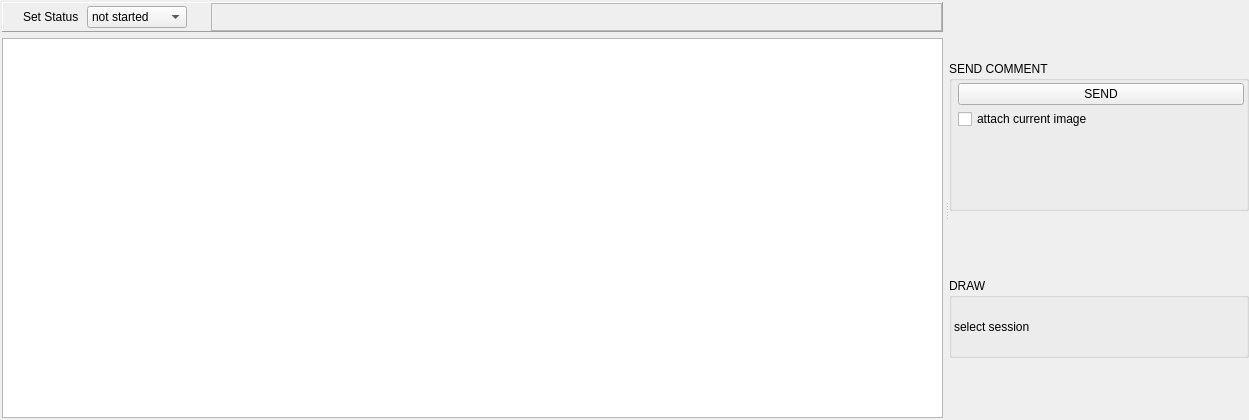
<?xml version="1.0" encoding="UTF-8"?>
<ui version="4.0">
 <class>Form</class>
 <widget class="QWidget" name="Form">
  <property name="geometry">
   <rect>
    <x>0</x>
    <y>0</y>
    <width>1249</width>
    <height>420</height>
   </rect>
  </property>
  <property name="windowTitle">
   <string>Form</string>
  </property>
  <layout class="QVBoxLayout" name="verticalLayout">
   <property name="spacing">
    <number>0</number>
   </property>
   <property name="margin">
    <number>0</number>
   </property>
   <item>
    <widget class="QSplitter" name="splitter">
     <property name="orientation">
      <enum>Qt::Horizontal</enum>
     </property>
     <widget class="QWidget" name="widget" native="true">
      <layout class="QVBoxLayout" name="verticalLayout_3">
       <property name="margin">
        <number>2</number>
       </property>
       <item>
        <widget class="QFrame" name="frame">
         <property name="maximumSize">
          <size>
           <width>16777215</width>
           <height>30</height>
          </size>
         </property>
         <property name="frameShape">
          <enum>QFrame::Panel</enum>
         </property>
         <property name="frameShadow">
          <enum>QFrame::Raised</enum>
         </property>
         <property name="lineWidth">
          <number>1</number>
         </property>
         <property name="midLineWidth">
          <number>1</number>
         </property>
         <layout class="QGridLayout" name="gridLayout">
          <property name="horizontalSpacing">
           <number>4</number>
          </property>
          <property name="verticalSpacing">
           <number>0</number>
          </property>
          <property name="margin">
           <number>0</number>
          </property>
          <item row="1" column="0">
           <spacer name="verticalSpacer">
            <property name="orientation">
             <enum>Qt::Vertical</enum>
            </property>
            <property name="sizeType">
             <enum>QSizePolicy::Maximum</enum>
            </property>
            <property name="sizeHint" stdset="0">
             <size>
              <width>20</width>
              <height>40</height>
             </size>
            </property>
           </spacer>
          </item>
          <item row="1" column="1">
           <widget class="QLabel" name="label_4">
            <property name="maximumSize">
             <size>
              <width>60</width>
              <height>16777215</height>
             </size>
            </property>
            <property name="text">
             <string>Set Status</string>
            </property>
           </widget>
          </item>
          <item row="1" column="2">
           <widget class="QComboBox" name="UserComboBox">
            <property name="minimumSize">
             <size>
              <width>0</width>
              <height>0</height>
             </size>
            </property>
            <property name="maximumSize">
             <size>
              <width>100</width>
              <height>16777215</height>
             </size>
            </property>
            <item>
             <property name="text">
              <string>not started</string>
             </property>
            </item>
            <item>
             <property name="text">
              <string>started</string>
             </property>
            </item>
            <item>
             <property name="text">
              <string>in progress</string>
             </property>
            </item>
            <item>
             <property name="text">
              <string>proposed final</string>
             </property>
            </item>
            <item>
             <property name="text">
              <string>final</string>
             </property>
            </item>
            <item>
             <property name="text">
              <string>omit</string>
             </property>
            </item>
            <item>
             <property name="text">
              <string>delivered</string>
             </property>
            </item>
           </widget>
          </item>
          <item row="1" column="4">
           <widget class="QFrame" name="frame_2">
            <property name="minimumSize">
             <size>
              <width>600</width>
              <height>0</height>
             </size>
            </property>
            <property name="frameShape">
             <enum>QFrame::StyledPanel</enum>
            </property>
            <property name="frameShadow">
             <enum>QFrame::Raised</enum>
            </property>
           </widget>
          </item>
          <item row="1" column="3">
           <spacer name="verticalSpacer_3">
            <property name="orientation">
             <enum>Qt::Vertical</enum>
            </property>
            <property name="sizeHint" stdset="0">
             <size>
              <width>20</width>
              <height>20</height>
             </size>
            </property>
           </spacer>
          </item>
         </layout>
        </widget>
       </item>
       <item>
        <widget class="QTextEdit" name="textEdit"/>
       </item>
      </layout>
     </widget>
     <widget class="QWidget" name="widget_2" native="true">
      <property name="minimumSize">
       <size>
        <width>300</width>
        <height>0</height>
       </size>
      </property>
      <layout class="QVBoxLayout" name="verticalLayout_2">
       <item>
        <widget class="QGroupBox" name="LoadGroupBox">
         <property name="maximumSize">
          <size>
           <width>16777215</width>
           <height>150</height>
          </size>
         </property>
         <property name="title">
          <string>SEND COMMENT</string>
         </property>
         <layout class="QVBoxLayout" name="verticalLayout_4">
          <property name="spacing">
           <number>4</number>
          </property>
          <property name="margin">
           <number>2</number>
          </property>
          <item>
           <layout class="QFormLayout" name="formLayout">
            <property name="fieldGrowthPolicy">
             <enum>QFormLayout::AllNonFixedFieldsGrow</enum>
            </property>
            <item row="0" column="1">
             <widget class="QPushButton" name="sendPushButton">
              <property name="text">
               <string>SEND</string>
              </property>
             </widget>
            </item>
            <item row="1" column="1">
             <widget class="QCheckBox" name="checkBox">
              <property name="text">
               <string>attach current image</string>
              </property>
             </widget>
            </item>
           </layout>
          </item>
         </layout>
        </widget>
       </item>
       <item>
        <widget class="QGroupBox" name="groupBox_2">
         <property name="minimumSize">
          <size>
           <width>0</width>
           <height>0</height>
          </size>
         </property>
         <property name="maximumSize">
          <size>
           <width>16777215</width>
           <height>80</height>
          </size>
         </property>
         <property name="title">
          <string>DRAW</string>
         </property>
         <layout class="QVBoxLayout" name="verticalLayout_5">
          <property name="spacing">
           <number>2</number>
          </property>
          <property name="margin">
           <number>2</number>
          </property>
          <item>
           <widget class="QLabel" name="label_6">
            <property name="text">
             <string>select session</string>
            </property>
           </widget>
          </item>
         </layout>
        </widget>
       </item>
      </layout>
     </widget>
    </widget>
   </item>
  </layout>
 </widget>
 <resources/>
 <connections>
  <connection>
   <sender>sendPushButton</sender>
   <signal>clicked()</signal>
   <receiver>Form</receiver>
   <slot>sendComment()</slot>
   <hints>
    <hint type="sourcelabel">
     <x>1156</x>
     <y>51</y>
    </hint>
    <hint type="destinationlabel">
     <x>604</x>
     <y>151</y>
    </hint>
   </hints>
  </connection>
 </connections>
 <slots>
  <slot>sendComment()</slot>
 </slots>
</ui>
